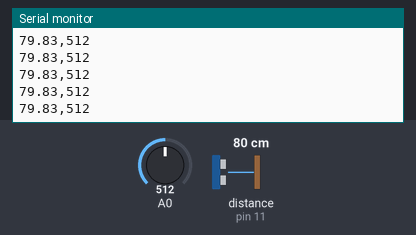
The sketch below on a simulated Arduino Uno, built with avr-gcc and run on an emulated ATmega328P. Parts: the last lines printed to the serial monitor. Wiring (inferred from the names in the program): ultrasonic range finder: trigger pin 12; echo pin 11. The inputs (shaded band) are chosen by the test bench; at power-on: distance to the obstacle (sensor on pin 11) 80 cm, A0 = 512. The echo pulse lasts 58.3 µs per cm.

Above: at 1.2 s.
1.3 s: distance to the obstacle (sensor on pin 11) set to 2 cm
At 2.4 s:
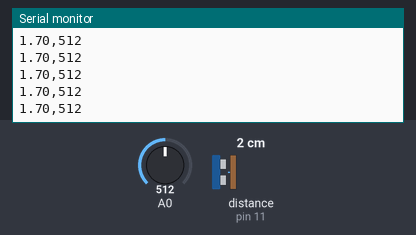
2.8 s: A0 set to 716
At 3.4 s:
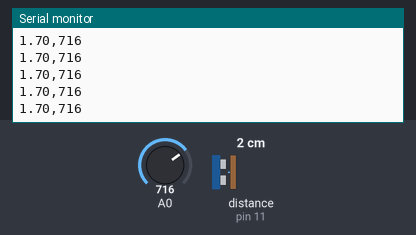
5.8 s: distance to the obstacle (sensor on pin 11) set to 4 cm
At 6.7 s:
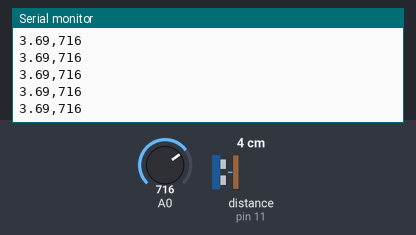
7.3 s: A0 set to 900
At 8.1 s:
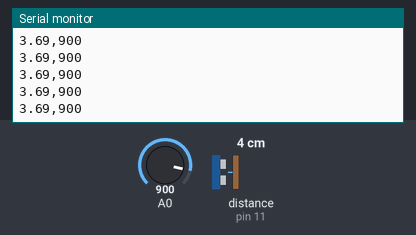
Timing chart, 0 to 9.8 s (numbered marks = the images above; inputs shaded):
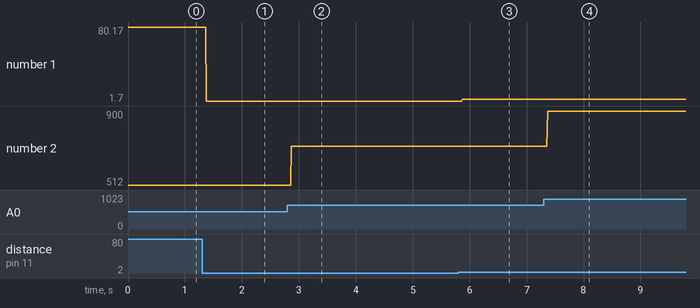

The sketch:

arduinoToProcessing_MultipleValues.ino
```cpp
// (licence header left out)
const int trigPin = 12;
const int echoPin = 11;

float distance = 0;


void setup() {
  Serial.begin(9600);

  pinMode(trigPin, OUTPUT);
  pinMode(echoPin, INPUT);
}

void loop() {
  int speed;

  distance = getDistance();

  // Set up the Serial output data to look like this:
  // distance,light
  // example: 42.42,242
  Serial.print(distance);
  Serial.print(',');
  Serial.println( analogRead(0) );
}


float getDistance() {
  float echoTime;
  float calculatedDistance;

  // Make sure transmission pin is turned off first
  digitalWrite(trigPin, LOW);
  delayMicroseconds(2);

  //send out 10ms ultrasonic pulse
  digitalWrite(trigPin, HIGH);
  delayMicroseconds(10);
  digitalWrite(trigPin, LOW);

  echoTime = pulseIn(echoPin, HIGH);

  //half the bounce time multiplied by the speed of sound
  //calculatedDistance = echoTime / 148.0; // Uncomment for inches
  calculatedDistance = echoTime / 58.2; // Uncomment for centimeters

  return calculatedDistance;
}
```

Measured:
- after the input at 1.3 s, the serial monitor: prints a new line after 0.08 s (image 1)
- after the input at 2.8 s, the serial monitor: prints a new line after 0.07 s (image 2)
- after the input at 5.8 s, the serial monitor: prints a new line after 0.07 s (image 3)
- after the input at 7.3 s, the serial monitor: prints a new line after 0.07 s (image 4)
- plotted number 1: 79.83 → 1.7 after the input at 1.3 s, 1.7 → 3.69 after the input at 5.8 s
- plotted number 2: 512 → 716 after the input at 2.8 s, 716 → 900 after the input at 7.3 s
